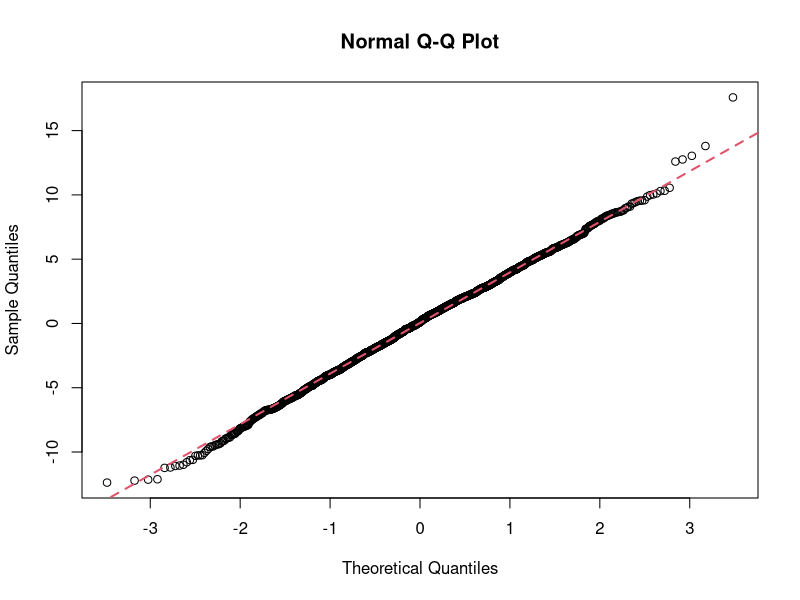
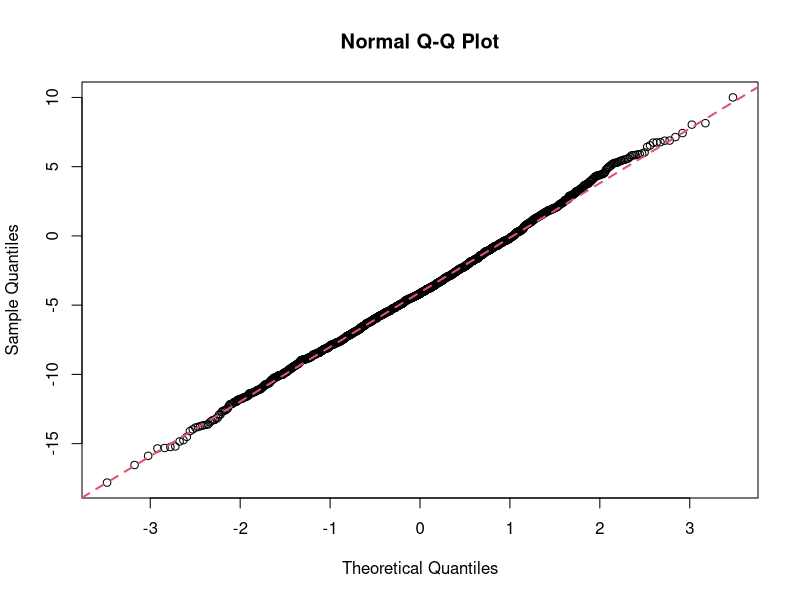
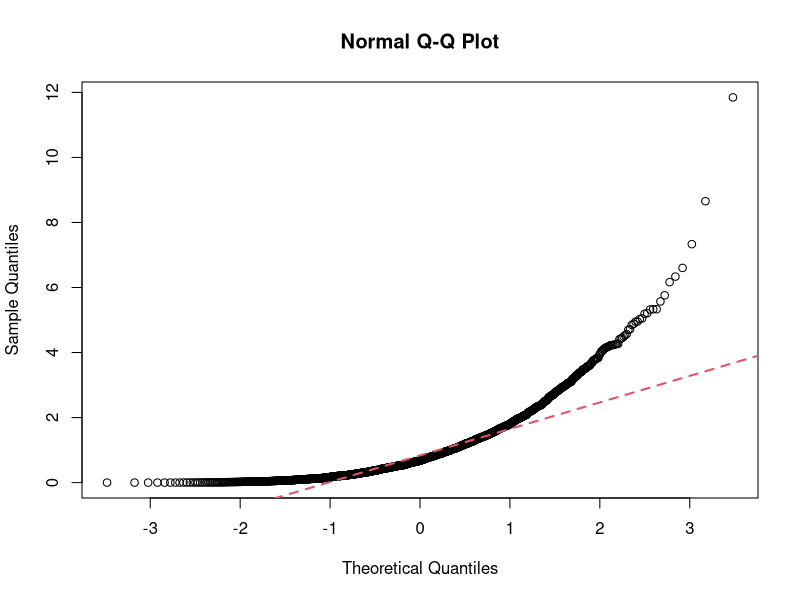
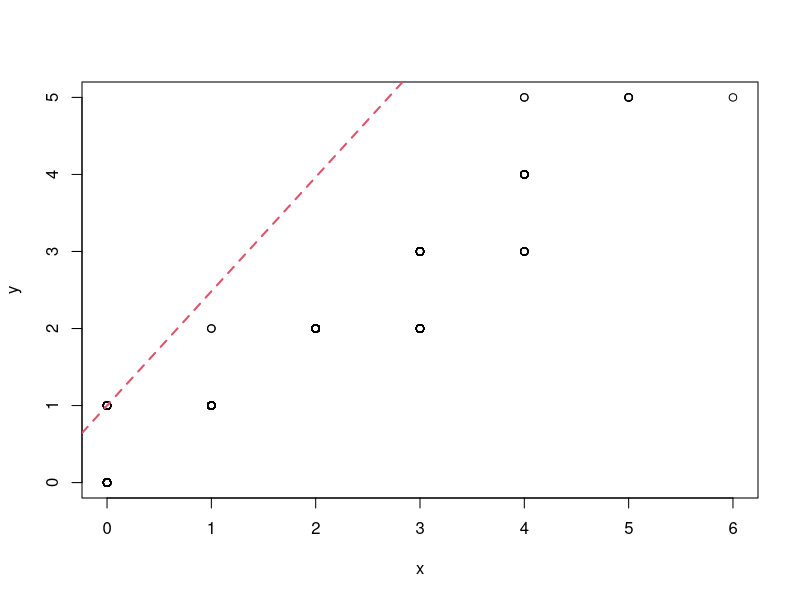
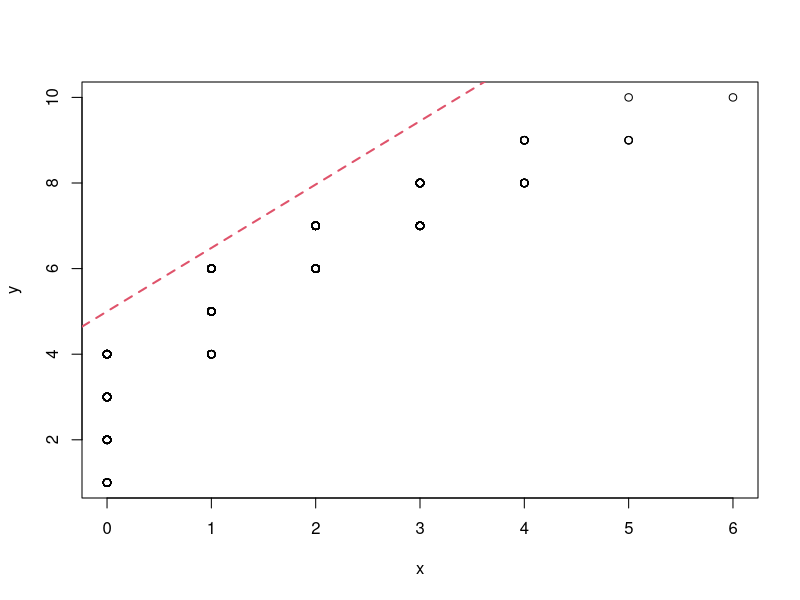
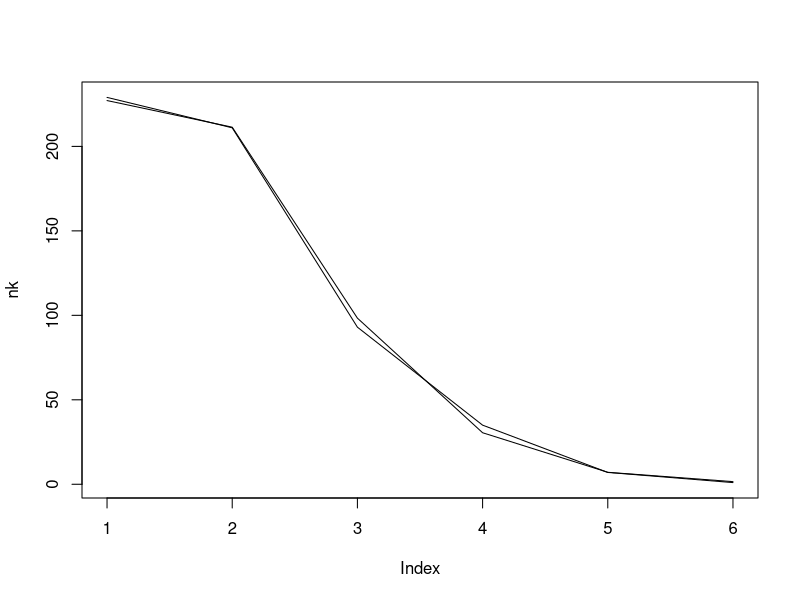
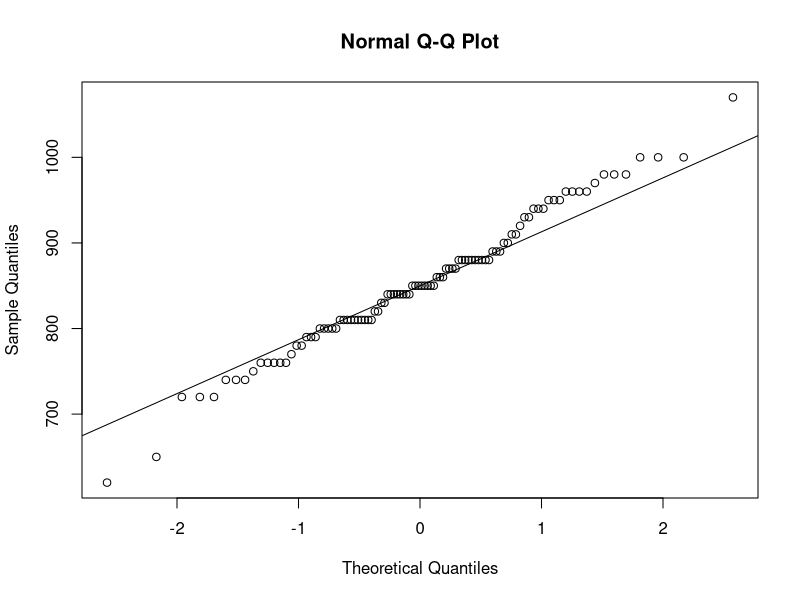

These charts were generated, in order, by the following R code:
#1.12.17
#week10

#I - false positive - rejecting H_0 by mistake
#II - false negative - false confirmance of H_0 (by mistake)

#Graphical tests for the type of distribution
#Soon - Numerical comparison
#goodness of fit
#tell of independence

#chisq
#t-distr
#F-distr
#Quadratic form for estimations on the data is the dispersion
#chisq is a quadratic form

#How to test hypothesis:
#1. H_0: mu1=m2
#2. H1: mu1 != mu2
#Statistical test, alpha
#alpha = 0.05
#p value <0.05 - reject H_0
#p value >0.05 - confirm/not reject H_0, for example p=0.12

#Independent measurements, cov
#Most variables are normally distributed.
#Tests: 1. for parameters; 2. goodness of fit; 3. type of distribution (normal)

#The easiest way for testing is the graphical way.
#qqline - adjusts the data on some distribution - uses quantiles and is accurate in the "middle" and gives large deviations on the "sides"
y<- rnorm(2000)*4
qqnorm(y); qqline(y, col=2, lwd=2, lty=2)
y<-rnorm(2000)*4 - 4
qqnorm(y)
qqline(y, col=2, lwd=2, lty=2)

y<-rexp(2000.1)
qqnorm(y)
qqline(y, col=2, lwd=2, lty=2)
x <- rpois(2000,1)
y <- rbinom(2000,size=10,prob=1/10)
qqplot(x,y); qqline(y, col = 2,lwd=2,lty=2)
y <- rbinom(2000,size=10,prob=1/2)
qqplot(x,y); qqline(y, col = 2,lwd=2,lty=2)



#3 Statistical Hypothesis Test
#3.1
sexsmoke<-matrix(c(70,120,65,140),ncol=2,byrow=T)
rownames(sexsmoke)<-c("male","female")
colnames(sexsmoke)<-c("smoke","nosmoke")
prop.test(sexsmoke)
prop.test(c(70,65),c(190,205)) 
prop.test(c(70,65),c(190,205),conf.level=0.99)
prop.test(c(70,65),c(190,205),c(0.73,0.33)) 
#p-value is very small => reject the hypothesis that the two proportions are 0,73 and 0.33

#3.2 t-test - when comparing means
#mu0 is what we want to compare, m -after the test
#H_o: mu< 17. pt() calculates p-value
mpg= c(11.4,13.1,14.7,14.7,15.0, 15.5,15.6,15.9,16.0,16.8)
xbar=mean(mpg); s=sd(mpg); n=length(mpg)
SE=s/sqrt(n)
est=(xbar-17)/SE
pt(est,df=n-1, lower.tail=T)
#or directly:
t.test(mpg,mu=17,alt="less") 



#Exercises:
#task1
library(MASS)
quine
tbl=table(quine$Eth, quine$Sex)
tbl
prop.test(tbl)
prop.test(tbl, correct=FALSE)





#15.12.2017
#week11
#example from 3. f-tests
F=3^2/2^2 #F-statistics
F
df(F, 9,14) #p-value; 2nd and 3rd arguments are degrees of freedom, 10-1,15-1 
#we confirm H_0
qf(0.975,9,14)


#task2, page6
#We have 25 measurements
x=c(170, 167, 174, 179, 179, 156, 163, 156, 187, 156, 183, 179, 174, 179, 170, 156, 187, 179, 183, 174, 187, 167, 159, 170, 179)
#Test H_0: mu=170 against the alternativite H_1: mu>170, mu<170
y=t.test(x, mu=170, alternatives="two-sided")
names(y)
y$p.value

#Test H_0: mu=170 against the alternativite H_1: mu>170
t.test(x, mu=170, alternative="greater")
t.test(x, mu=170, alternative="less")
#0.886 less
#0.11... greater


#task3
x=c(7.65, 7.60 ,7.65,7.70, 7.55, 7.55, 7.40, 7.40, 7.50, 7.50)
t.test(x, mu=7.5, alternatives="two-sided")
#H_0 is confirmed (sample is whithin etalon, 95%)
t.test(x, mu=7.5, alternatives="two-sided", conf.level = 0.99)


#task4
#median test - wilcox
x = c(12.8,3.5,2.9,9.4,8.7,0.7,0.2,2.8,1.9,2.8,3.1,15.8)
wilcox.test(x, mu=5, alternative="less", conf.level = 0.95)


#task7

nk=c(229,211,93,35,7,1)
n=sum(nk)
n
#empirical values
r=sum(nk*c(0,1,2,3,4,6))/n
r #mean, rate, Poisson with lambda=0.93

dpois(0,0.93)*n #theoretical value
pk=dpois(0:4, r)*n
pk
pk[6]=n-sum(pk)
pk
#theoretical values

#general statistic chi^2
chi2=sum((nk-pk)^2/pk)
chi2
#chi2 distr, differences between theoretical and experimental values squared, divided by the theoretical value

pchisq(chi2, df=5, lower.tail = FALSE)
#therefore it is indeed Poisson distribution
plot(nk, type="l")
lines(pk)



#WRONG SOLUTION:
chisq.test(table(nk,pk))
table(nk,pk)
#table is wrong
chisq.test(cbind(nk,pk))
#ok
#but in the previous solution chi2 = 1.16! 
#if we removed pk[6] the results would be similar to the previous solution, though


#task5
library(MASS)
survey
#Table - Smoke, Exer. Check for independence
survey$Exer
survey$Smoke
cbind(survey$Exer,survey$Smoke)
tbl=table(survey$Smoke,survey$Exer)
tbl
ctbl=cbind(tbl[,"Freq"], tbl[,"None"]+tbl[,"Some"])
ctbl
#test for independence
chisq.test(ctbl)
#therefore there is a connection (they are dependent)



# 2.12.2017
#week12
x22=rnorm(100,0,1)
y22=rnorm(100,1,2)

t=var.test(x22,y22)
t

xt=c(0.58, 0.42, 0.52, 0.33, 0.43, 0.23, 0.58, 0.76, 0.53, 0.64 )
ks.test(x, "punif")

#Graphical solution
k=qqnorm(morley$Speed)
qqline(morley$Speed)

#Numerical solution
t=ks.test(morley$Speed,"pnorm")
t





